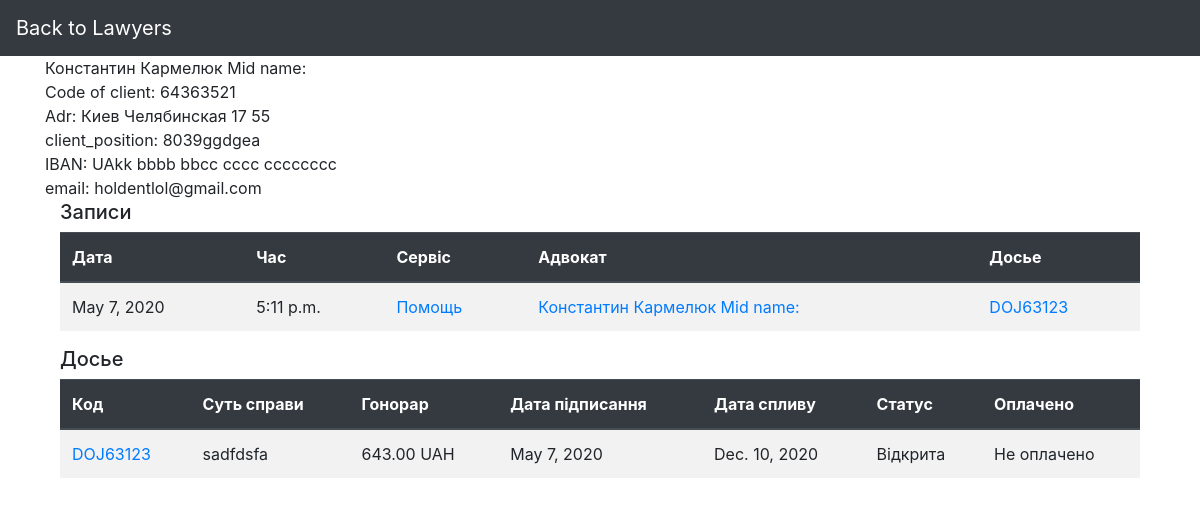
/database/client_J/64363521/, run on an earlier commit of the app's database.
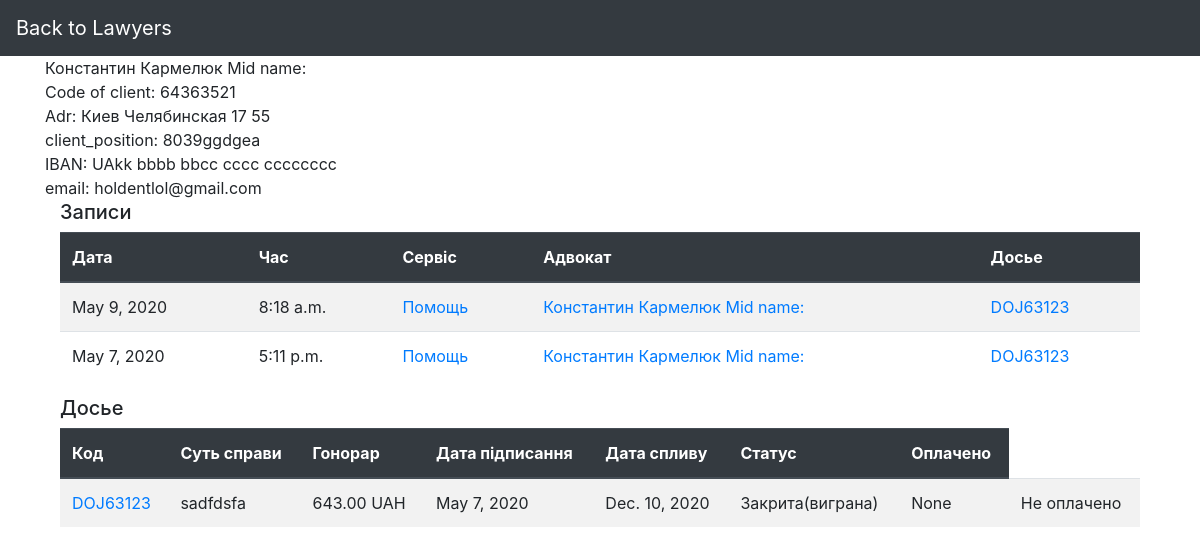
And on a later commit of the database.
### DataBase/models.py (models this page shows, shortened)
class Client(models.Model):
    first_name = models.CharField(max_length=25)
    surname = models.CharField(max_length=25)
    mid_name = models.CharField(max_length=25)
    adr_city = models.CharField(max_length=30)
    adr_street = models.CharField(max_length=20)
    adr_build = models.IntegerField()
    mail_info = models.EmailField(max_length=30)
    class Meta:
        abstract = True
        ordering = ['first_name']

class Client_juridical(Client):
    num_client_j = models.CharField(max_length=8, help_text='EDRPOU code', primary_key=True)
    client_position = models.CharField(max_length=25)
    name_of_company = models.CharField(max_length=25)
    iban = models.CharField(max_length=29)
    class Meta(Client.Meta):
        db_table = 'Client_juridical'

class Appointment(models.Model):
    app_date = models.DateField()
    app_time = models.TimeField()
    comment = models.TextField(blank=True, null=True)
    service = models.ManyToManyField(Services)
    class Meta:
        abstract = True

class Appointment_J(Appointment):
    appoint_code_j = models.AutoField(primary_key=True)
    lawyer_code = models.ForeignKey(Lawyer, on_delete=models.DO_NOTHING)
    num_client_j = models.ForeignKey(Client_juridical, on_delete=models.DO_NOTHING)
    code_dossier_j = models.ForeignKey(Dossier_J, on_delete=models.DO_NOTHING)
    class Meta(Appointment.Meta):
        db_table = 'Appointment_J'
        ordering = ['-app_date']

class Services(models.Model):
    service_code = models.CharField(max_length=5, primary_key=True)
    name_service = models.CharField(max_length=50)
    nominal_value = models.DecimalField(max_digits=6, decimal_places=2)
    bonus_value = models.DecimalField(max_digits=6, decimal_places=2)
    class Meta:
        db_table = 'Services'

class Lawyer(models.Model):
    lawyer_code = models.CharField(max_length=8, primary_key=True)
    first_name = models.CharField(max_length=25)
    surname = models.CharField(max_length=25)
    mid_name = models.CharField(max_length=25)
    specialization = models.CharField(max_length=20)
    mail_info = models.EmailField(max_length=30)
    service = models.ManyToManyField(Services)
    work_days = models.ManyToManyField(Work_days)
    def getfullname(self):
        return f'{self.first_name} {self.surname} {self.mid_name}'
    class Meta:
        db_table = 'Lawyer'
        ordering = ['first_name']

class Dossier(models.Model):
    DOS_STATUS = [
        ('open', 'open'),
        ('closed', 'closed'),
        ('closed-won', 'closed-won'),
    ]
    issue = models.TextField()
    status = models.CharField(max_length=10, choices=DOS_STATUS, default='open')
    date_signed = models.DateField()
    date_expired = models.DateField()
    date_closed = models.DateField(blank=True, null=True)
    fee = models.DecimalField(max_digits=7, decimal_places=2)
    paid = models.BooleanField(default=False)
    court_name = models.CharField(max_length=50, blank=True, null=True)
    court_adr = models.CharField(max_length=50, blank=True, null=True)
    court_date = models.DateTimeField(blank=True, null=True)
    lawyer_code = models.ForeignKey(Lawyer, on_delete=models.DO_NOTHING,
                                    blank=True, null=True)
    class Meta:
        abstract = True

class Dossier_J(Dossier):
    code_dossier_j = models.CharField(max_length=8, primary_key=True)
    num_client_j = models.ForeignKey(Client_juridical, on_delete=models.DO_NOTHING)
    class Meta(Dossier.Meta):
        db_table = 'Dossier_J'

### DataBase/views.py (the view)
# urls.py: path('client_J/<pk>/', views.ClientJDetailView.as_view(), name='client-detailed-view-j'),
class ClientJDetailView(generic.DetailView):
    model = Client_juridical
    context_object_name = "client"
    template_name = "client_detail_j.html"
    def get_context_data(self, **kwargs):
        context = super().get_context_data(**kwargs)
        context['appointments'] = Appointment_J.objects.filter(num_client_j=self.kwargs['pk'])
        context['dossiers'] = Dossier_J.objects.filter(num_client_j=self.kwargs['pk'])
        return context

### DataBase/templates/client_detail_j.html (shortened to what this page needs)
{% extends "base_generic.html" %}
{% block navbar %}
 <a class="navbar-brand" href="lawyers.html">Back to Lawyers</a>
{% endblock %}
{% block content %}
    <div> {{ client.first_name }} {{ client.surname }} {{ client.mid_name }}</div>
    <div>Code of client: {{ client.num_client_j }}</div>
    <div>Adr: {{ client.adr_city }} {{ client.adr_street }} {{ client.adr_build }}</div>
    <div>client_position: {{ client.name_of_company }}{{ client.client_position }}</div>
    <div>IBAN: {{ client.iban }}</div>
    <div>email: {{ client.mail_info }}</div>
    {% if appointments %}
    <div class="container">
    <h5>Записи</h5>
    <table class="table table-striped">
        <thead class="thead-dark">
        <tr>
            <th>Дата</th>
            <th>Час</th>
            <th>Сервіс</th>
            <th>Адвокат</th>
            <th>Досье</th>
        </tr>
        </thead>
        <tbody>
        {% for appointment in appointments.all %}
        <tr>
            <td>{{ appointment.app_date }}</td>
            <td>{{ appointment.app_time }}</td>
            {% for service in appointment.service.all %}
            <td>
                <a href="{% url 'service-detailed-view' service.service_code %}">
                {{ service.name_service }}
                </a>
            </td>
            {% endfor %}
            <td><a href="{% url 'lawyer-detailed-view'  appointment.lawyer_code.lawyer_code %}">
                    {{appointment.lawyer_code.getfullname}}
                </a></td>
            <td>
                <a href="{% url 'dossier-detailed-j' appointment.code_dossier_j.code_dossier_j%}">
                    {{ appointment.code_dossier_j.code_dossier_j }}
                </a>
            </td>
        </tr>
        {% endfor %}
        </tbody>
    </table>
    </div>
    {% endif %}
    {% if dossiers %}
        <div class="container">
    <h5>Досье</h5>
    <table class="table table-striped">
        <thead class="thead-dark">
        <tr>
            <th>Код</th>
            <th>Суть справи</th>
            <th>Гонорар</th>
            <th>Дата підписання</th>
            <th>Дата спливу</th>
            <th>Статус</th>
            <th>Оплачено</th>
        </tr>
        </thead>
        <tbody>
        {% for dossier in dossiers.all %}
        <tr>
            <td><a href="{% url 'dossier-detailed-j' dossier.code_dossier_j %}">{{ dossier.code_dossier_j }}</a></td>
            <td>{{ dossier.issue }}</td>
            <td>{{ dossier.fee }} UAH</td>
            <td>{{ dossier.date_signed }}</td>
            <td>{{ dossier.date_expired }}</td>
            {% if dossier.status == 'open' %}
            <td>Відкрита</td>
            {% elif dossier.status == 'closed' %}
            <td>Закрита</td>
            {% else %}
            <td>Закрита(виграна)</td>
            {% endif %}
            {% if dossier.status == 'closed' or dossier.status == 'closed-won'  %}
            <td>{{ dossier.date_closed }}</td>
            {% endif %}
            {% if dossier.paid is True %}
            <td>Оплачено</td>
            {% else %}
            <td>Не оплачено</td>
            {% endif %}
        </tr>
        {% endfor %}
        </tbody>
    </table>
    </div>
    {% endif %}
{% endblock %}

### DataBase/templates/base_generic.html (shortened to what this page needs)
<!DOCTYPE html>
{% load static %}
<html lang="en">
<head>
    <link rel="stylesheet" href="{% static 'docs/css/main.css' %}">
    <link rel="stylesheet" href="https://maxcdn.bootstrapcdn.com/bootstrap/4.4.1/css/bootstrap.min.css">
</head>
<body>
<nav class="navbar navbar-expand-sm bg-dark navbar-dark">
    {% block navbar%}
    {%endblock%}
</nav>
<div class="container">
    {% block content %}{% endblock %}
</div>
</body>
</html>

What changed in the data, as far as the page shows it:
added Appointment_J: app_date "May 9, 2020", app_time "8:18 a.m.", lawyer_code.getfullname "Константин Кармелюк Mid name:", code_dossier_j.code_dossier_j "DOJ63123", Services (name_service "Помощь")
changed Dossier_J "DOJ63123": date_closed (not shown) → "None"; status "Відкрита" → "Закрита(виграна)"
